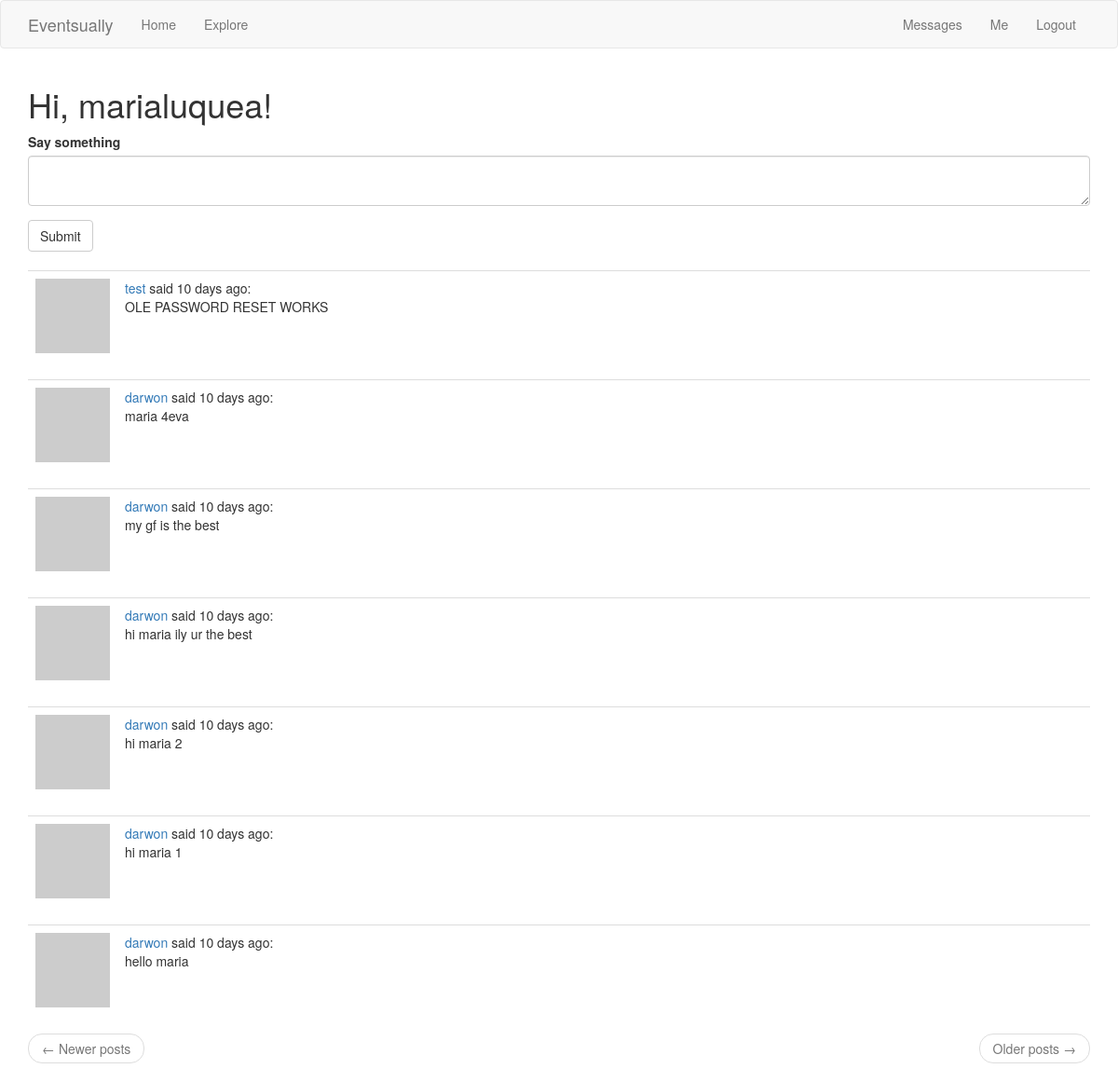
Before: /index (signed in) with the older database file.
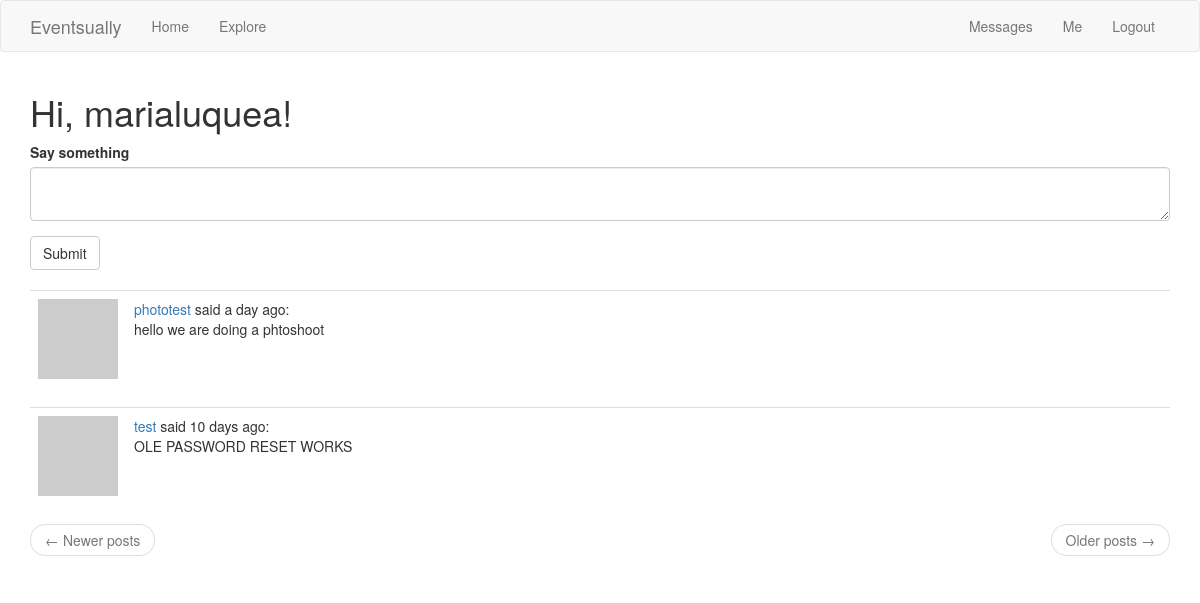
After: the same page with the newer database file.
### app/models.py (models this page shows, shortened)
class Post(db.Model):
    id = db.Column(db.Integer, primary_key=True)
    body = db.Column(db.String(140))
    timestamp = db.Column(db.DateTime, index=True, default=datetime.utcnow)
    user_id = db.Column(db.Integer, db.ForeignKey('user.id'))

class User(UserMixin, db.Model):
    id = db.Column(db.Integer, primary_key=True)
    username = db.Column(db.String(64), index=True, unique=True)
    email = db.Column(db.String(120), index=True, unique=True)
    password_hash = db.Column(db.String(128))
    profilepic = db.Column(db.String(50))
    posts = db.relationship('Post', backref='author', lazy='dynamic')
    about_me = db.Column(db.String(200))
    last_seen = db.Column(db.DateTime, default=datetime.utcnow)
    followed = db.relationship(
        'User', secondary=followers,
        primaryjoin=(followers.c.follower_id == id),
        secondaryjoin=(followers.c.followed_id == id),
        backref=db.backref('followers', lazy='dynamic'), lazy='dynamic')
    messages_sent = db.relationship('Message',foreign_keys='Message.sender_id',backref='author', lazy='dynamic')
    messages_received = db.relationship('Message',foreign_keys='Message.recipient_id',backref='recipient', lazy='dynamic')
    last_message_read_time = db.Column(db.DateTime)
    notifications = db.relationship('Notification', backref='user',lazy='dynamic')
    def avatar(self, size):
        digest = md5(self.email.lower().encode('utf-8')).hexdigest()
        return 'https://www.gravatar.com/avatar/{}?d=identicon&s={}'.format(digest, size)
    def followed_posts(self):
        return Post.query.join(
            followers, (followers.c.followed_id == Post.user_id)).filter(
                followers.c.follower_id == self.id).order_by(
                    Post.timestamp.desc())
    def new_messages(self):
        last_read_time = self.last_message_read_time or datetime(1900, 1, 1)
        return Message.query.filter_by(recipient=self).filter(
            Message.timestamp > last_read_time).count()

### main.py (the view)
@app.route('/', methods=['GET', 'POST'])
@app.route('/index', methods=['GET', 'POST'])
@login_required
def index():
    form = PostForm()
    if form.validate_on_submit():
        post = Post(body=form.post.data, author=current_user)
        db.session.add(post)
        db.session.commit()
        flash('Your post is now live!')
        return redirect(url_for('index'))
    page = request.args.get('page', 1, type=int)
    posts = current_user.followed_posts().paginate(page, app.config['POSTS_PER_PAGE'], False)
    next_url = url_for('index', page=posts.next_num) \
        if posts.has_next else None
    prev_url = url_for('index', page=posts.prev_num) \
        if posts.has_prev else None
    return render_template('index.html', title='Home', form=form, posts=posts.items, next_url=next_url, prev_url=prev_url)

### app/forms.py
class PostForm(FlaskForm):
    post = TextAreaField('Say something', validators=[
        DataRequired(), Length(min=1, max=140)])
    submit = SubmitField('Submit')

### app/models.py (called while the page is built)
@login.user_loader
def load_user(id):
    return User.query.get(int(id))

### main.py (called while the page is built)
@app.before_request
def before_request():
    if current_user.is_authenticated:
        current_user.last_seen = datetime.utcnow()
        db.session.commit()

### app/templates/index.html
{% extends "base.html" %}
{% import 'bootstrap/wtf.html' as wtf %}
{% block app_content %}
    <h1>Hi, {{ current_user.username }}!</h1>
    {% if form %}
      {{ wtf.quick_form(form) }}
      <br>
    {% endif %}
    {% for post in posts %}
        {% include '_post.html' %}
    {% endfor %}
    <nav aria-label="...">
            <ul class="pager">
                <li class="previous{% if not prev_url %} disabled{% endif %}">
                    <a href="{{ prev_url or '#' }}">
                        <span aria-hidden="true">&larr;</span> Newer posts
                    </a>
                </li>
                <li class="next{% if not next_url %} disabled{% endif %}">
                    <a href="{{ next_url or '#' }}">
                        Older posts <span aria-hidden="true">&rarr;</span>
                    </a>
                </li>
            </ul>
        </nav>
    {% endblock %}

### app/templates/_post.html (shortened to what this page needs)
<table class="table table-hover">
        <tr>
            <td width="70px">
                <a href="{{ url_for('user', username=post.author.username) }}">
                    <img src="{{ post.author.avatar(70) }}" />
                </a>
            </td>
            <td>
                <a href="{{ url_for('user', username=post.author.username) }}">
                    {{ post.author.username }}
                </a>
                said {{ moment(post.timestamp).fromNow() }}:
                <br>
                {{ post.body }}
                <br>
            </td>
        </tr>
    </table>

Changed rows visible on the page:
removed Post: author.username "darwon", timestamp "10 days ago", body "maria 4eva"
removed Post: author.username "darwon", timestamp "10 days ago", body "my gf is the best"
removed Post: author.username "darwon", timestamp "10 days ago", body "hi maria ily ur the best"
removed Post: author.username "darwon", timestamp "10 days ago", body "hi maria 2"
removed Post: author.username "darwon", timestamp "10 days ago", body "hi maria 1"
removed Post: author.username "darwon", timestamp "10 days ago", body "hello maria"
now on this page (row unchanged): Post: author.username "phototest", timestamp "a day ago", body "hello we are doing a phtoshoot"
